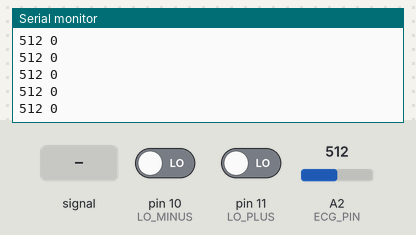
The sketch below on a simulated Arduino Uno, built with avr-gcc and run on an emulated ATmega328P. Shown: the last lines printed to the serial monitor. Inputs (shaded band) come from the test bench; at power-on: A2 (ECG_PIN) = 512, pin 10 (LO_MINUS) LOW, pin 11 (LO_PLUS) LOW.

Above: at 1.2 s.
1.3 s: A2 (ECG_PIN) fed a 200 Hz sine of ±81 counts around its level
At 2.0 s:
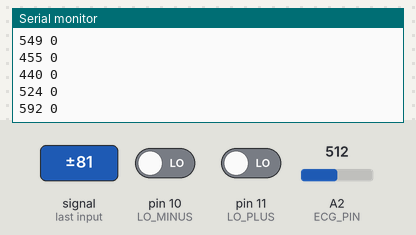
2.8 s: A2 (ECG_PIN) set to 716
At 3.5 s:
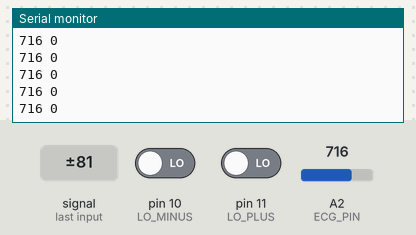
4.3 s: pin 10 (LO_MINUS) driven HIGH
At 5.1 s:
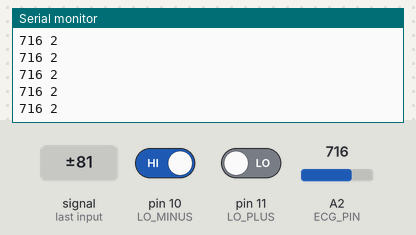
5.8 s: pin 11 (LO_PLUS) driven HIGH
At 6.4 s:
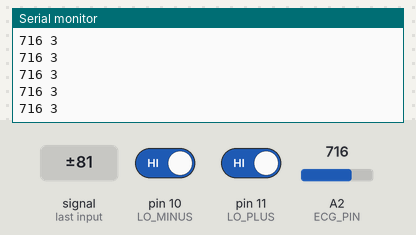
7.3 s: A2 (ECG_PIN) fed a 1000 Hz sine of ±255 counts around its level
At 8.4 s:
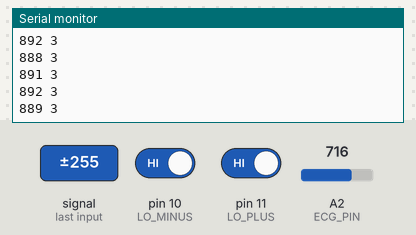
8.8 s: A2 (ECG_PIN) set to 900
At 9.7 s:
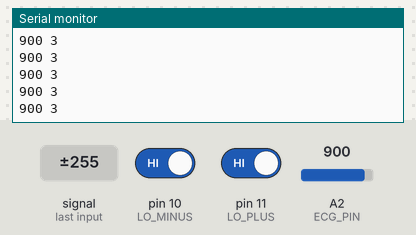
Timing chart, 0 to 10.0 s (numbered marks = the images above; inputs shaded):
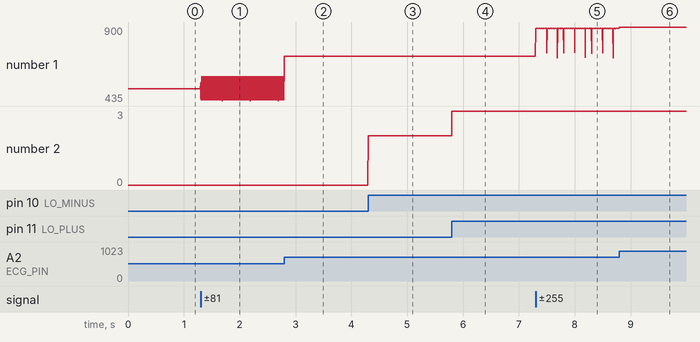

The sketch:

ecg.ino
```cpp
const uint8_t ECG_PIN = A2;
const uint8_t LO_MINUS = 10;
const uint8_t LO_PLUS = 11;
const unsigned long PERIOD_US = 4000;

unsigned long nextSample = 0;

void setup() {
  Serial.begin(115200);
  while (!Serial) {}
  pinMode(LO_MINUS, INPUT);
  pinMode(LO_PLUS, INPUT);
  Serial.println(F("ECG 250"));
  nextSample = micros();
}

void loop() {
  while ((long)(micros() - nextSample) < 0) {}
  nextSample += PERIOD_US;

  uint16_t v = analogRead(ECG_PIN);
  uint8_t off = (digitalRead(LO_MINUS) << 1) | digitalRead(LO_PLUS);

  Serial.print(v);
  Serial.print(' ');
  Serial.println(off);
}
```

Measured:
- after the input at 1.3 s, the serial monitor: prints a new line at once (image 1)
- after the input at 2.8 s, the serial monitor: prints a new line at once (image 2)
- after the input at 4.3 s, the serial monitor: prints a new line at once (image 3)
- after the input at 5.8 s, the serial monitor: prints a new line at once (image 4)
- after the input at 7.3 s, the serial monitor: prints a new line at once (image 5)
- after the input at 8.8 s, the serial monitor: prints a new line at once (image 6)
- plotted number 1: 512 → 592 after the input at 1.3 s, 592 → 716 after the input at 2.8 s, 716 → 893 after the input at 7.3 s, 893 → 900 after the input at 8.8 s
- plotted number 2: 0 → 2 after the input at 4.3 s, 2 → 3 after the input at 5.8 s
